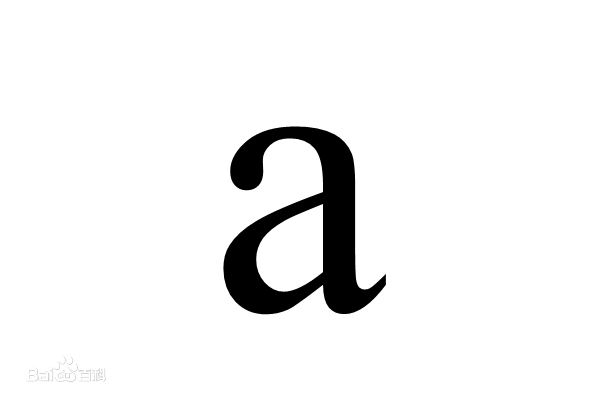
#> input picture opencv-basic/pic/a.jpg, 600 x 400 px
$ python no9-convert.py
#> lines starting #> are read from the running program, lines starting #| are printed output that depends on the picture; after the words box and inside, x2 and y2 are one past the last pixel; in counts of white or black regions, pixels touching at a corner belong together
'''
——————————————形态学转换——————————————
腐蚀
膨胀
开闭运算
礼帽
黑帽
形态学梯度运算
—————————————————————————————————————
'''


'''
—————————————————腐蚀————————————————————
就像土壤侵蚀一样，这个操作会把前景物体的边界腐蚀掉(但是前景仍然是白色)。
根据卷积核的大小靠近前景的所有像素都会被腐蚀掉(变为 0)，所以前景物体会变小，
整幅图像的白色区域会减少。这对于去除白噪声很有用，也可以用来断开两个连在一块的物体等。
'''
import cv2
import numpy as np
from matplotlib import pyplot as plt

img = cv2.imread("pic/a.jpg")
#> img is the input picture: shape (400, 600, 3); mean B, G, R 241.1, 241.1, 241.1
ret,binary = cv2.threshold(img,127,255,cv2.THRESH_BINARY)
#> binary: shape (400, 600, 3); 94.6% white; 1 black region, box (x1, y1, x2, y2) and area: (223, 126, 386, 314) 12998
# [7 lines of commented-out code are left out]
'''
—————————————————膨胀————————————————————
这个操作会增加图像中的白色区域（前景）。一般在去噪声时先用腐蚀再用膨胀。
因为腐蚀在去掉白噪声的同时，也会使前景对象变小。所以我们再对他进行膨胀。
这时噪声已经被去除了，不会再回来了，
但是前景还在并会增加。膨胀也可以用来连接两个分开的物体。
'''
kernel_1 = np.ones((5,5),dtype=np.uint8)
# [7 lines of commented-out code are left out]

'''
—————————————————开运算————————————————————
先进性腐蚀再进行膨胀就叫做开运算。腐蚀在去掉白噪声的同时，也会使前景对象变小。
所以我们再对他进行膨胀。这时噪声已经被去除了，不会再回来了，但是前景还在并会增加
'''
# [7 lines of commented-out code are left out]


'''
—————————————————闭运算————————————————————
先进性腐蚀再进行膨胀就叫做开运算。腐蚀在去掉白噪声的同时，也会使前景对象变小。
所以我们再对他进行膨胀。这时噪声已经被去除了，不会再回来了，但是前景还在并会增加
'''

# [9 lines of commented-out code are left out]


'''
—————————————————形态学梯度————————————————————
一幅图像膨胀与腐蚀的差，结果看上去就像前景物体的轮廓。
'''

# [7 lines of commented-out code are left out]

'''
—————————————————礼帽————————————————————
礼帽 = 原图像-开运算图像，得到的是噪声图像。
'''
kernel_2 = np.ones((9,9),dtype=np.uint8)
# [8 lines of commented-out code are left out]

'''
—————————————————黑帽————————————————————
黑帽 = 闭运算图片 - 原始图片，得到图像内部的小孔，或者背景色中的小黑点。
'''

blackhat = cv2.morphologyEx(binary,cv2.MORPH_BLACKHAT,kernel_2)
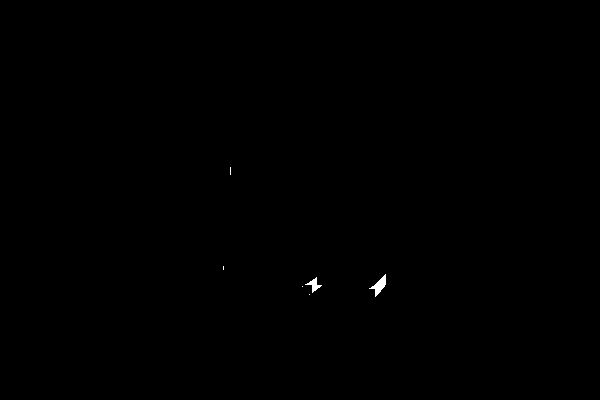
#> blackhat: shape (400, 600, 3); 0.11% white; 6 white regions (4 under 20 px), largest, box (x1, y1, x2, y2) and area: (369, 274, 386, 297) 151, (305, 277, 322, 293) 94


plt.subplot(121),plt.imshow(binary),plt.title('Original')
plt.xticks([]), plt.yticks([])
plt.subplot(122),plt.imshow(blackhat),plt.title('blackhat')
plt.xticks([]), plt.yticks([])
plt.show()
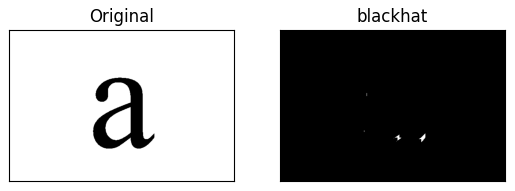
#> figure drawn by matplotlib, 2 panels

$ run again, with opencv-basic/pic/apple.jpg copied over opencv-basic/pic/a.jpg
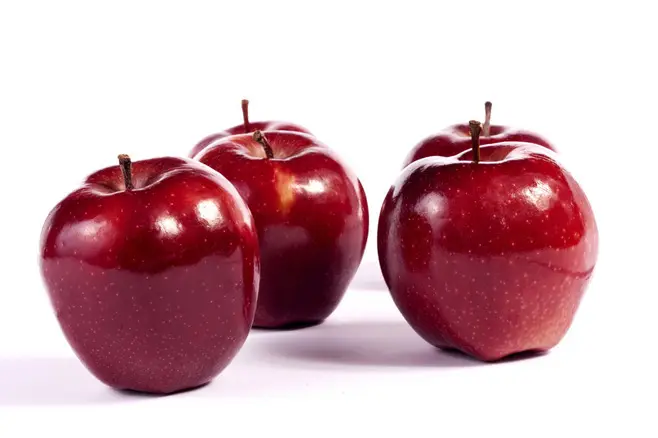
#> input picture opencv-basic/pic/apple.jpg, 658 x 438 px
#> img is the input picture: shape (438, 658, 3); mean B, G, R 181, 174.4, 208.9
#> `blackhat = cv2.morphologyEx(binary,cv2.MORPH_BLACKHAT,kernel_2)`:
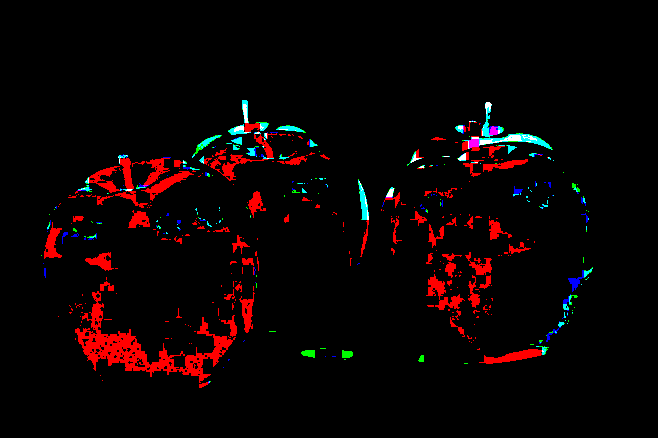
#> blackhat: shape (438, 658, 3); mean B, G, R 2.8, 2.7, 11.2
#> `plt.show()`:
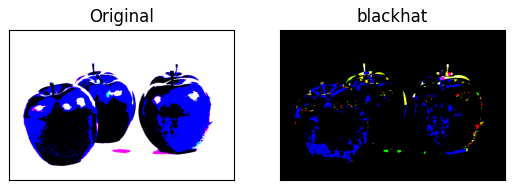
#> figure drawn by matplotlib, 2 panels; B, G, R data is drawn as R, G, B

$ run again, with opencv-basic/pic/circle.jpg copied over opencv-basic/pic/a.jpg
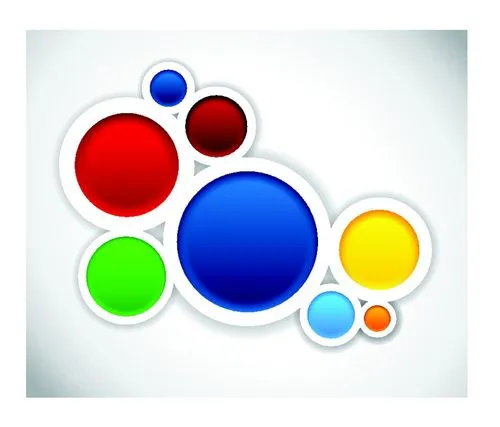
#> input picture opencv-basic/pic/circle.jpg, 500 x 427 px
#> img is the input picture: shape (427, 500, 3); mean B, G, R 219, 218.1, 217.1
#> `blackhat = cv2.morphologyEx(binary,cv2.MORPH_BLACKHAT,kernel_2)`:
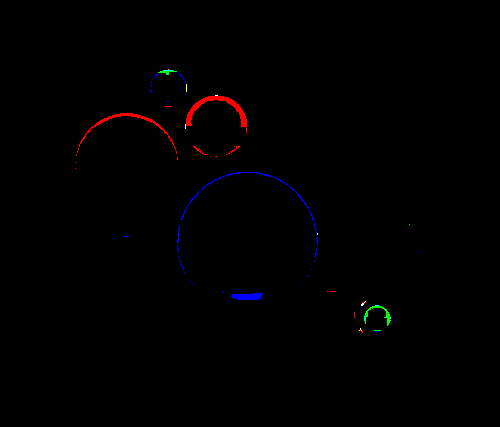
#> blackhat: shape (427, 500, 3); mean B, G, R 0.7, 0.2, 1.1
#> `plt.show()`:
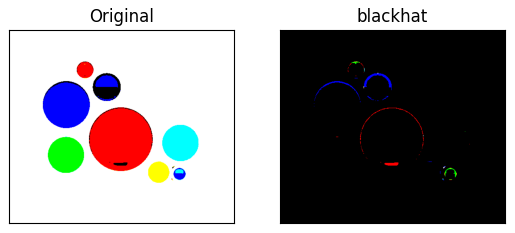
#> figure drawn by matplotlib, 2 panels; B, G, R data is drawn as R, G, B
